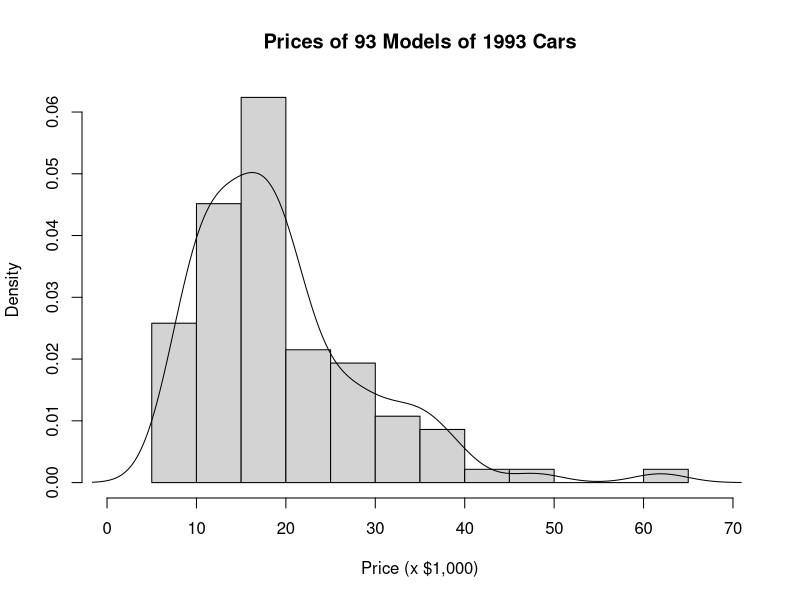
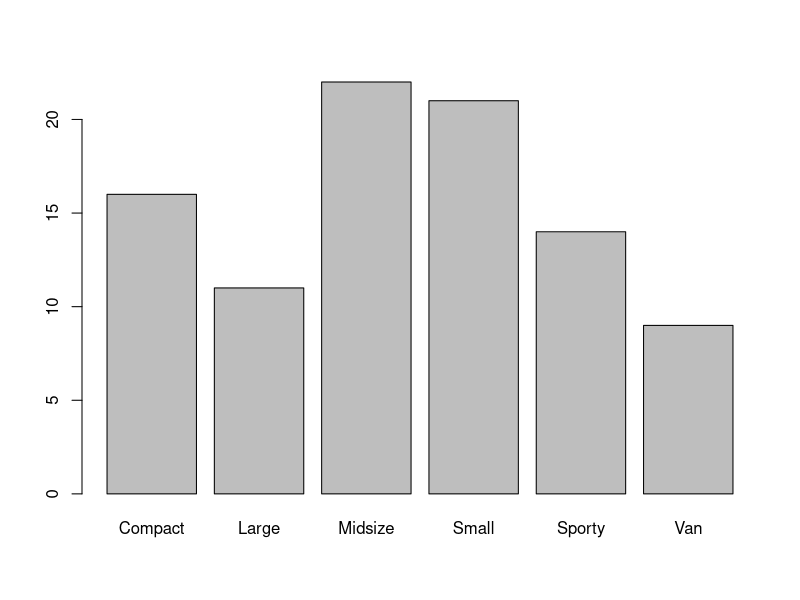
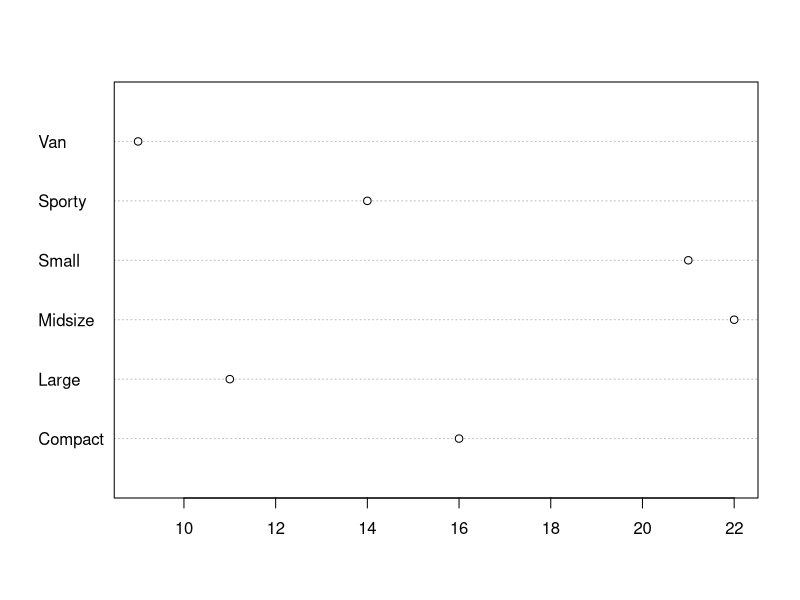
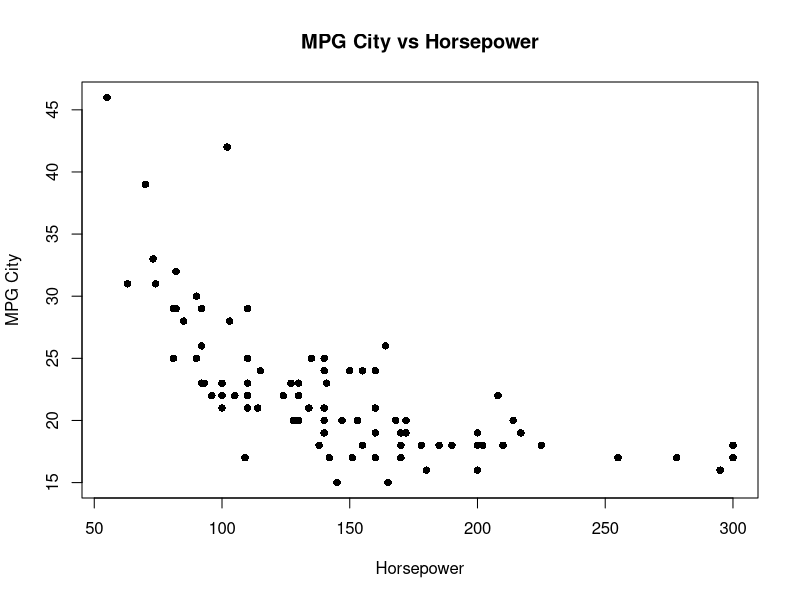

Write the R code that produced these figures, in order. (Note: this script raises an error after producing the figures.)


 seq(10, 30, 2)
 
 trifecta <- c(6,8,2)
 repeated_trifecta <- rep(trifecta,4)
 repeated_trifecta
 
 
 num_matrix <- seq(5,100,5)
 
 dim(num_matrix) <-c(5,4)
 
 num_matrix
 
 # sample labels
 
 
 eye_color <- c(2,2,4,1,5,5,5,6,1,3,6,3,1,4)
 
 feye_color <- factor(eye_color)
 
 
 levels(feye_color) <- c("amber","blue", "brown","gray","green","hazel")
 
 feye_color
 
 
 library("MASS")
 data(Cars93)
 
 
 hist(Cars93$Price, xlab="Price (x $1,000)", xlim = c(0,70),
      main = "Prices of 93 Models of 1993 Cars",probability
      = TRUE)
 

 lines(density(Cars93$Price))

 
 barplot(table(Cars93$Type)) 
 
 
 type.frame <- data.frame(table(Cars93$Type))
 type.frame
 
 
 dotchart(type.frame[,2],type.frame[,1])
 
 
 plot(Cars93$Horsepower,Cars93$MPG.city, xlab="Horsepower",
      ylab="MPG City", main = "MPG City vs Horsepower",pch=16)
 
 
 ggplot(Cars93, aes(x=Cylinders,y=Horsepower)) +
   geom_boxplot()+
   geom_point()
 